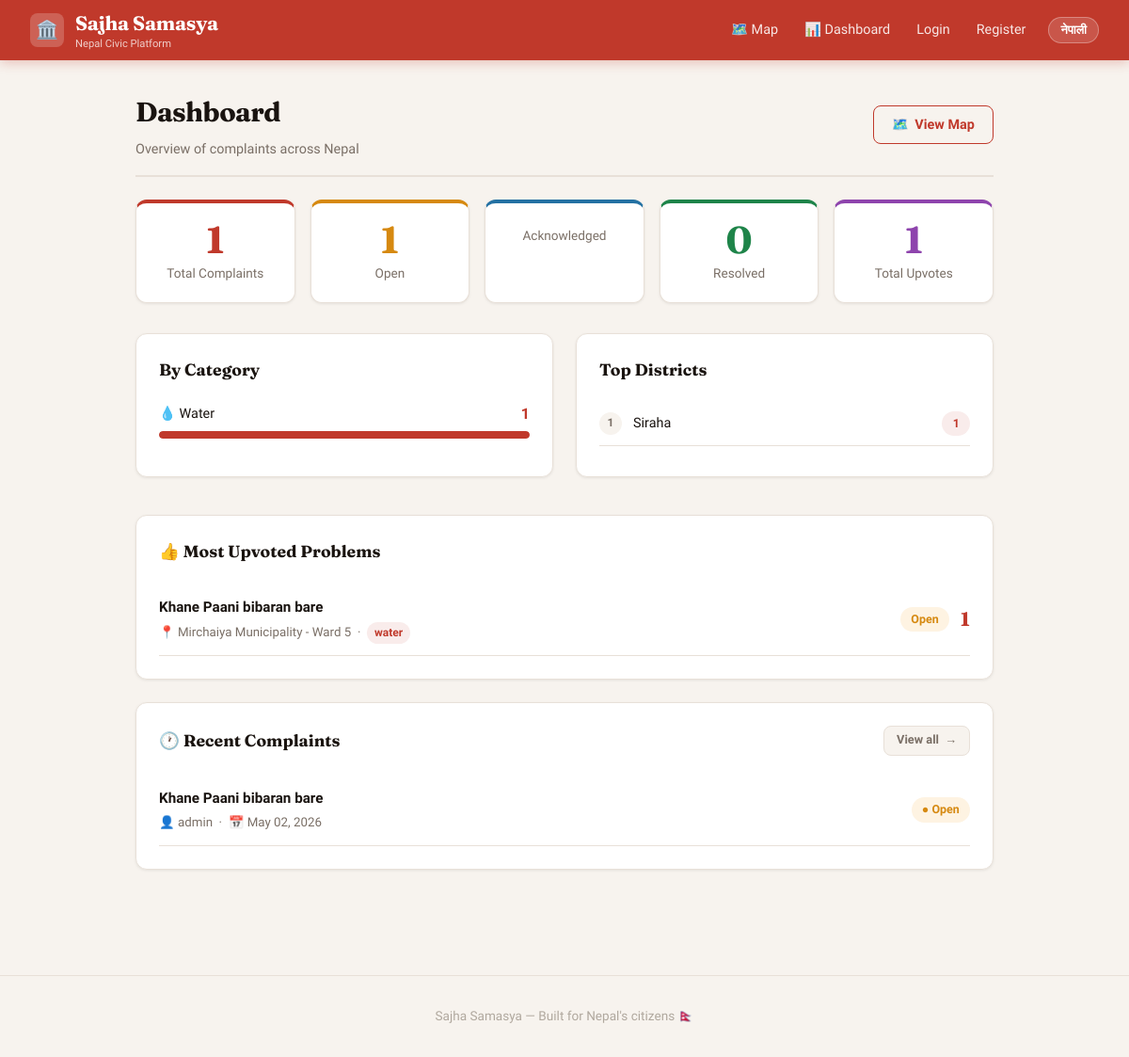
Before: /dashboard/ with the older database file.
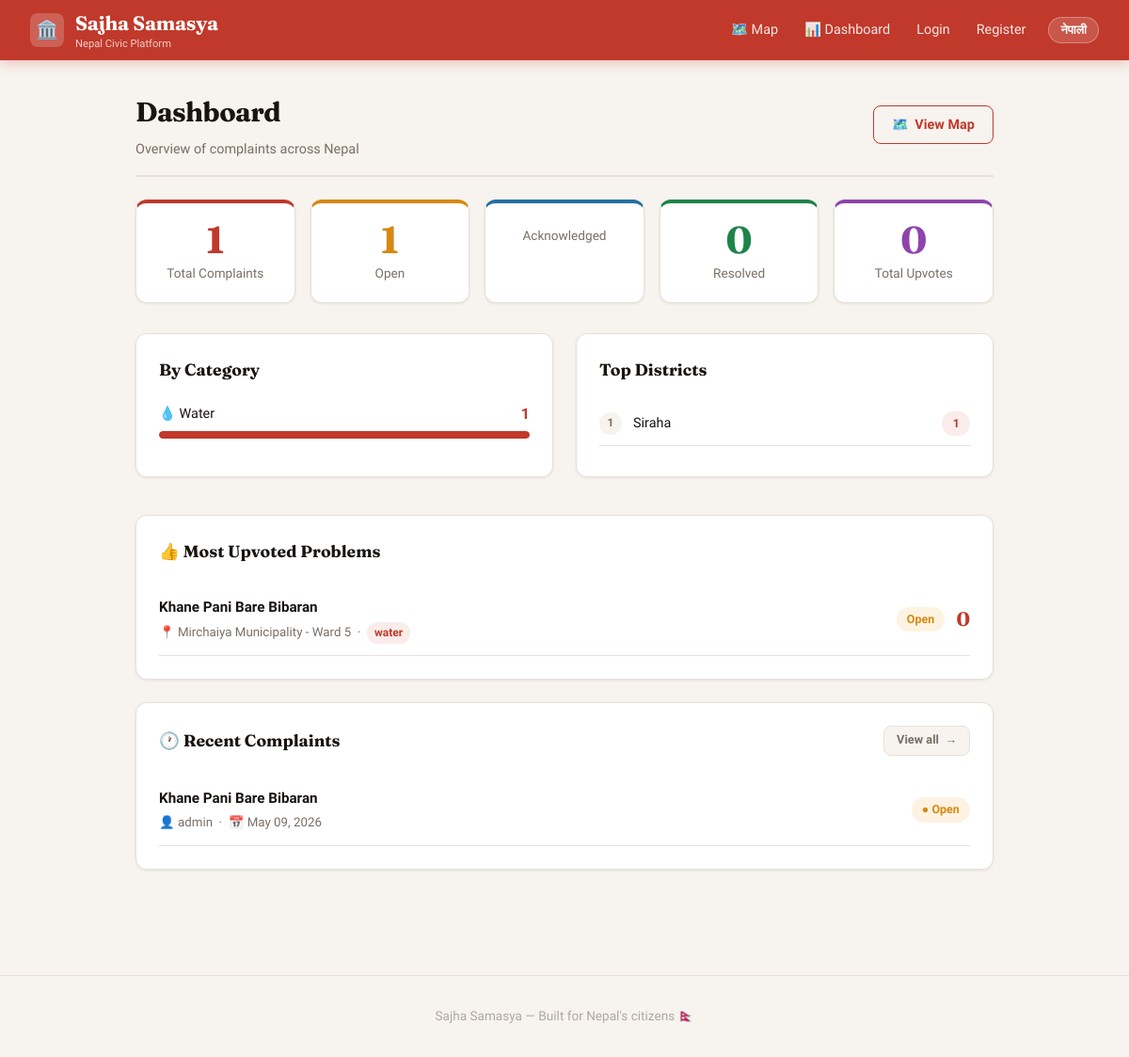
After: the same page with the newer database file.
### complaints/models.py (models this page shows, shortened)
class District(models.Model):
    province = models.ForeignKey(Province, on_delete=models.CASCADE)
    name = models.CharField(max_length=100)
    name_np = models.CharField(max_length=100)

class Complaint(models.Model):
    CATEGORY_CHOICES = [
        ('Road', 'Bato'),
        ('Water', 'Khane Pani'),
        ('Electricity', 'Bijuli'),
        ('Garbage', 'Fohor'),
        ('Other', 'Aru'),
    ]
    STATUS_CHOICES = [
        ('open', 'Open'),
        ('acknowledged', 'Acknowledged'),
        ('pending', 'Pending'),
        ('in_progress', 'In Progress'),
        ('resolved', 'Resolved'),
    ]
    user = models.ForeignKey(User, on_delete=models.CASCADE)
    ward = models.ForeignKey(Ward, on_delete=models.CASCADE)
    title = models.CharField(max_length=200)
    description = models.TextField()
    category = models.CharField(max_length=50, choices=CATEGORY_CHOICES)
    status = models.CharField(max_length=50, choices=STATUS_CHOICES, default='open')
    photo = models.ImageField(upload_to='complaint_photos/', blank=True, null=True)
    latitude = models.FloatField(blank=True, null=True)  # GPS latitude
    longitude = models.FloatField(blank=True, null=True) # GPS longitude
    created_at = models.DateTimeField(auto_now_add=True)
    updated_at = models.DateTimeField(auto_now=True)

class Ward(models.Model):
    municipality = models.ForeignKey('Municipality', on_delete=models.CASCADE, null=True, blank=True)
    ward_number = models.IntegerField()
    def __str__(self):
        return f"{self.municipality} - Ward {self.ward_number}"

class Municipality(models.Model):
    TYPES = [
        ('Metropolitan', 'Metropolitan City'),
        ('sub_Metropolitan', 'Sub-Metropolitan City'),
        ('municipality', 'Municipality'),
        ('rural', 'Rural Municipality'),
    ]
    district = models.ForeignKey(District, on_delete=models.CASCADE)
    name = models.CharField(max_length=100)
    name_np = models.CharField(max_length=100)
    type = models.CharField(max_length=50, choices=TYPES)
    total_wards = models.IntegerField()
    def __str__(self):
        return self.name

### complaints/views.py (the view)
# urls.py: path('dashboard/', views.dashboard, name='dashboard'),
def dashboard(request):
    total_complaints = Complaint.objects.count()
    open_complaints = Complaint.objects.filter(status='open').count()
    resolved_complaints = Complaint.objects.filter(status='resolved').count()
    total_upvotes = Upvote.objects.count()
    category_stats = Complaint.objects.values('category').annotate(count=Count('id')).order_by('-count')
    district_stats = Complaint.objects.values('ward__municipality__district__name').annotate(count=Count('id')).order_by('-count')[:10]  # Top 10 districts
    top_complaints = Complaint.objects.annotate(upvote_count=Count('upvotes')).order_by('-upvote_count')[:5]
    recent_complaints = Complaint.objects.all().order_by('-created_at')[:5]
    return render(request, 'dashboard.html', {
        'total_complaints': total_complaints,
        'open_complaints': open_complaints,
        'resolved_complaints': resolved_complaints,
        'total_upvotes': total_upvotes,
        'category_stats': category_stats,
        'district_stats': district_stats,
        'top_complaints': top_complaints,
        'recent_complaints': recent_complaints,
    })

### complaints/templates/dashboard.html (shortened to what the changed rows need)
{% extends 'base.html' %}
{% block content %}
<div class="page-header">
    <div>
        <h1 class="page-title">
            <span data-en>Dashboard</span>
        </h1>
    </div>
</div>
<div style="display:grid; grid-template-columns:repeat(auto-fit, minmax(160px,1fr)); gap:1rem; margin-bottom:2rem;">
    <div class="stat-card" style="border-top:4px solid #8E44AD;">
        <div class="stat-number" style="color:#8E44AD;">{{ total_upvotes }}</div>
        <div class="stat-label">
            <span data-en>Total Upvotes</span>
        </div>
    </div>
</div>
<div style="display:grid; grid-template-columns:1fr 1fr; gap:1.5rem; margin-bottom:1.5rem;">
    <div class="card">
        {% for stat in category_stats %}
        <div style="margin-bottom:1rem;">
            <div style="display:flex; justify-content:space-between; margin-bottom:0.35rem;">
                <span style="font-size:0.9rem; font-weight:500; display:flex; align-items:center; gap:0.4rem;">
                    {% if stat.category == 'water' %}💧
                    {% elif stat.category == 'road' %}🛣️
                    {% elif stat.category == 'electricity' %}⚡
                    {% elif stat.category == 'waste' %}🗑️
                    {% else %}📌{% endif %}
                    {{ stat.category|capfirst }}
                </span>
                <span style="font-weight:700; color:var(--red);">{{ stat.count }}</span>
            </div>
            <div style="background:var(--bg); border-radius:10px; height:8px; overflow:hidden;">
                {% if total_complaints %}
                <div style="background:var(--red); border-radius:10px; height:8px; width:{% widthratio stat.count total_complaints 100 %}%; transition:width 0.5s;"></div>
                {% endif %}
            </div>
        </div>
        {% endfor %}
    </div>
    <div class="card">
        {% for stat in district_stats %}
        <div style="display:flex; justify-content:space-between; align-items:center; padding:0.6rem 0; border-bottom:1px solid var(--border);">
            <div style="display:flex; align-items:center; gap:0.75rem;">
                <span style="width:24px; height:24px; background:var(--bg); border-radius:50%; display:flex; align-items:center; justify-content:center; font-size:0.75rem; font-weight:700; color:var(--text-muted); flex-shrink:0;">
                    {{ forloop.counter }}
                </span>
                <span style="font-size:0.9rem; font-weight:500;">
                    {{ stat.ward__municipality__district__name|default:"Unknown" }}
                </span>
            </div>
            <span class="badge badge-category">{{ stat.count }}</span>
        </div>
        {% endfor %}
    </div>
</div>
<div class="card" style="margin-bottom:1.5rem;">
    {% for complaint in top_complaints %}
    <div style="display:flex; justify-content:space-between; align-items:center; padding:0.75rem 0; border-bottom:1px solid var(--border);">
        <div style="flex:1;">
            <a href="/complaint/{{ complaint.id }}/" style="text-decoration:none; color:var(--text); font-weight:600; font-size:0.95rem;">
                {{ complaint.title }}
            </a>
            <br>
            <small style="color:var(--text-muted);">
                📍 {{ complaint.ward }} &nbsp;·&nbsp;
                <span class="badge badge-category" style="font-size:0.75rem; padding:0.1rem 0.5rem;">{{ complaint.get_category_display }}</span>
            </small>
        </div>
        <div style="display:flex; align-items:center; gap:0.75rem; margin-left:1rem;">
            <span class="badge {% if complaint.status == 'resolved' %}badge-resolved{% elif complaint.status == 'acknowledged' %}badge-acknowledged{% else %}badge-open{% endif %}">
                {{ complaint.get_status_display }}
            </span>
            <span style="font-family:'Fraunces',serif; font-size:1.3rem; font-weight:700; color:var(--red);">
                {{ complaint.upvote_count }}
            </span>
        </div>
    </div>
    {% empty %}
    <div class="empty-state" style="padding:2rem;">
        <div class="empty-state-icon">📭</div>
        <p><span data-en>No complaints yet</span><span data-np>अहिलेसम्म कुनै उजुरी छैन</span></p>
    </div>
    {% endfor %}
</div>
<div class="card">
    {% for complaint in recent_complaints %}
    <div style="display:flex; justify-content:space-between; align-items:center; padding:0.75rem 0; border-bottom:1px solid var(--border);">
        <div style="flex:1;">
            <a href="/complaint/{{ complaint.id }}/" style="text-decoration:none; color:var(--text); font-weight:600; font-size:0.95rem;">
                {{ complaint.title }}
            </a>
            <br>
            <small style="color:var(--text-muted);">
                👤 {{ complaint.user.username }} &nbsp;·&nbsp; 📅 {{ complaint.created_at|date:"M d, Y" }}
            </small>
        </div>
        <span class="badge {% if complaint.status == 'resolved' %}badge-resolved{% elif complaint.status == 'acknowledged' %}badge-acknowledged{% else %}badge-open{% endif %}" style="margin-left:1rem;">
            {% if complaint.status == 'resolved' %}✓{% elif complaint.status == 'acknowledged' %}⏳{% else %}●{% endif %}
            {{ complaint.get_status_display }}
        </span>
    </div>
    {% empty %}
    <div class="empty-state" style="padding:2rem;">
        <div class="empty-state-icon">📭</div>
        <p><span data-en>No complaints yet</span><span data-np>अहिलेसम्म कुनै उजुरी छैन</span></p>
    </div>
    {% endfor %}
</div>
{% endblock %}

Changed rows visible on the page:
removed Complaint: title "Khane Paani bibaran bare", ward "Mirchaiya Municipality - Ward 5", category "water", status "Open", upvote_count "1", user.username "admin", created_at "May 02, 2026"
added Complaint: title "Khane Pani Bare Bibaran", ward "Mirchaiya Municipality - Ward 5", category "water", status "Open", upvote_count "0", user.username "admin", created_at "May 09, 2026"
Other visible differences:
{{ total_upvotes }}: "1" → "0"
